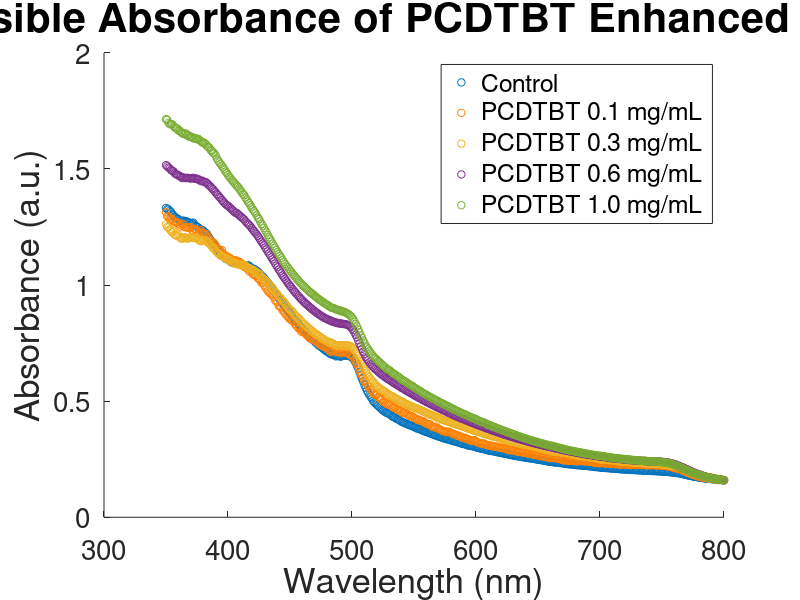

The MATLAB source for this figure: (Note: this script raises an error after producing the figure.)
x = [800
799
798
797
796
795
794
793
792
791
790
789
788
787
786
785
784
783
782
781
780
779
778
777
776
775
774
773
772
771
770
769
768
767
766
765
764
763
762
761
760
759
758
757
756
755
754
753
752
751
750
749
748
747
746
745
744
743
742
741
740
739
738
737
736
735
734
733
732
731
730
729
728
727
726
725
724
723
722
721
720
719
718
717
716
715
714
713
712
711
710
709
708
707
706
705
704
703
702
701
700
699
698
697
696
695
694
693
692
691
690
689
688
687
686
685
684
683
682
681
680
679
678
677
676
675
674
673
672
671
670
669
668
667
666
665
664
663
662
661
660
659
658
657
656
655
654
653
652
651
650
649
648
647
646
645
644
643
642
641
640
639
638
637
636
635
634
633
632
631
630
629
628
627
626
625
624
623
622
621
620
619
618
617
616
615
614
613
612
611
610
609
608
607
606
605
604
603
602
601
600
599
598
597
596
595
594
593
592
591
590
589
588
587
586
585
584
583
582
581
580
579
578
577
576
575
574
573
572
571
570
569
568
567
566
565
564
563
562
561
560
559
558
557
556
555
554
553
552
551
550
549
548
547
546
545
544
543
542
541
540
539
538
537
536
535
534
533
532
531
530
529
528
527
526
525
524
523
522
521
520
519
518
517
516
515
514
513
512
511
510
509
508
507
506
505
504
503
502
501
500
499
498
497
496
495
494
493
492
491
490
489
488
487
486
485
484
483
482
481
480
479
478
477
476
475
474
473
472
471
470
469
468
467
466
465
464
463
462
461
460
459
458
457
456
455
454
453
452
451
450
449
448
447
446
445
444
443
442
441
440
439
438
437
436
435
434
433
432
431
430
429
428
427
426
425
424
423
422
421
420
419
418
417
416
415
414
413
412
411
410
409
408
407
406
405
404
403
402
401
400
399
398
397
396
395
394
393
392
391
390
389
388
387
386
385
384
383
382
381
380
379
378
377
376
375
374
373
372
371
370
369
368
367
366
365
364
363
362
361
360
359
358
357
356
355
354
353
352
351
350]

Cont = [0.159517
0.160654
0.160325
0.161784
0.161342
0.161869
0.162596
0.163057
0.163527
0.16337
0.164579
0.165434
0.165239
0.165871
0.166278
0.166999
0.1676
0.169458
0.168897
0.170097
0.171286
0.171766
0.173467
0.173784
0.174648
0.175559
0.177205
0.17817
0.178847
0.180301
0.181953
0.182982
0.18384
0.185701
0.186957
0.188667
0.189373
0.19009
0.190263
0.191665
0.19251
0.193149
0.193252
0.194096
0.194097
0.195151
0.195435
0.196144
0.196509
0.196253
0.197124
0.197429
0.197464
0.198032
0.198572
0.198786
0.199081
0.199065
0.199161
0.199964
0.200174
0.200137
0.200927
0.200917
0.201008
0.200422
0.201703
0.202249
0.202094
0.202744
0.202363
0.202904
0.203621
0.203931
0.203599
0.204075
0.20516
0.204869
0.205294
0.205185
0.206495
0.205936
0.206584
0.206559
0.207121
0.207961
0.208573
0.208875
0.209689
0.209808
0.209607
0.210665
0.210839
0.211602
0.211821
0.212265
0.212206
0.212953
0.212823
0.213386
0.214327
0.215222
0.215933
0.216627
0.216188
0.217597
0.21807
0.218515
0.219334
0.220201
0.220675
0.221627
0.221712
0.222012
0.222696
0.223192
0.223736
0.224306
0.224545
0.224464
0.225415
0.226482
0.227174
0.227266
0.228481
0.228396
0.229055
0.229706
0.230827
0.231425
0.232538
0.233179
0.233352
0.234111
0.23425
0.235498
0.235655
0.236534
0.237864
0.238739
0.23905
0.239314
0.239789
0.242245
0.243369
0.243762
0.244286
0.246068
0.246581
0.247284
0.24796
0.249205
0.250112
0.251229
0.252475
0.252809
0.253347
0.254271
0.255023
0.255546
0.257627
0.257403
0.259046
0.259435
0.260432
0.261452
0.261907
0.263674
0.264459
0.265015
0.26662
0.267159
0.268728
0.269075
0.270534
0.272147
0.272857
0.274491
0.274924
0.276573
0.27704
0.278891
0.279732
0.280296
0.28171
0.283222
0.284219
0.285062
0.286157
0.286657
0.288516
0.289285
0.291297
0.29231
0.294272
0.294999
0.295806
0.296957
0.298769
0.299724
0.30185
0.302793
0.30511
0.306106
0.307223
0.308138
0.308924
0.310359
0.312689
0.314958
0.315371
0.316762
0.318178
0.320069
0.321776
0.323639
0.325887
0.325622
0.328506
0.329524
0.330975
0.333841
0.333653
0.336536
0.336909
0.338833
0.340352
0.342424
0.343913
0.346237
0.346723
0.350255
0.351243
0.353532
0.355381
0.357498
0.359056
0.361532
0.364443
0.365335
0.367366
0.368917
0.371601
0.373151
0.375986
0.378178
0.381015
0.381262
0.383866
0.386221
0.389119
0.391726
0.394895
0.395302
0.397296
0.399983
0.403443
0.403844
0.407586
0.409065
0.412015
0.414742
0.419428
0.421392
0.423732
0.428038
0.430647
0.43256
0.436129
0.441261
0.445521
0.446705
0.449734
0.452312
0.456718
0.459841
0.465116
0.469716
0.474523
0.480374
0.484904
0.490336
0.495569
0.501742
0.511297
0.518966
0.527539
0.536308
0.546089
0.558274
0.570415
0.585082
0.59727
0.611021
0.625843
0.641271
0.652899
0.664269
0.673703
0.682572
0.688766
0.690928
0.694062
0.694724
0.694984
0.696433
0.696065
0.695563
0.694487
0.691726
0.692672
0.695183
0.694955
0.693118
0.698492
0.699825
0.700712
0.703039
0.705277
0.710157
0.713891
0.716214
0.720692
0.724653
0.729548
0.734061
0.739974
0.740121
0.746886
0.751455
0.756193
0.762226
0.765457
0.77033
0.776812
0.781858
0.78703
0.793091
0.801139
0.806231
0.812317
0.814658
0.824809
0.831013
0.838966
0.842738
0.849095
0.855386
0.862501
0.869833
0.879398
0.885579
0.894135
0.898974
0.906107
0.913314
0.920822
0.930199
0.937296
0.94394
0.952311
0.959126
0.966726
0.972459
0.983698
0.991276
0.997567
1.004567
1.011359
1.016241
1.024124
1.031374
1.035447
1.040844
1.046595
1.052586
1.058557
1.06059
1.066313
1.068865
1.068657
1.07395
1.077238
1.083445
1.085806
1.082549
1.084714
1.084178
1.088383
1.087828
1.090028
1.095674
1.09328
1.095989
1.096408
1.097416
1.098054
1.097507
1.10337
1.10714
1.108297
1.113518
1.113568
1.122393
1.125576
1.132097
1.135316
1.142495
1.146114
1.152149
1.164912
1.171609
1.181952
1.185173
1.193886
1.202842
1.210324
1.220281
1.224847
1.228383
1.235481
1.237651
1.239256
1.240369
1.248479
1.250728
1.254671
1.260206
1.269063
1.267132
1.264215
1.26809
1.271023
1.272877
1.275663
1.273561
1.277957
1.275404
1.275203
1.279497
1.284662
1.285652
1.290344
1.292934
1.300545
1.304215
1.314661
1.319343
1.326259
1.326511
1.332092]

PCDTBT01 = [0.159517
0.160781
0.161319
0.162069
0.159795
0.161009
0.162333
0.163307
0.164642
0.164967
0.165404
0.166153
0.166157
0.167528
0.168759
0.17054
0.170018
0.17243
0.172187
0.175312
0.175322
0.176162
0.178795
0.18017
0.181961
0.184011
0.18541
0.186777
0.189903
0.191142
0.194244
0.19627
0.198687
0.200463
0.204107
0.207514
0.2066
0.207791
0.208547
0.211935
0.212729
0.213882
0.216544
0.216867
0.218441
0.219474
0.219891
0.22119
0.221354
0.221346
0.22274
0.223127
0.224262
0.223348
0.222754
0.222498
0.224878
0.225514
0.224292
0.2256
0.223916
0.224524
0.223755
0.223821
0.225135
0.226042
0.225168
0.226391
0.224367
0.225569
0.225175
0.224947
0.225017
0.22583
0.226244
0.226459
0.226134
0.225301
0.227709
0.227598
0.228422
0.228999
0.228862
0.226691
0.228113
0.22817
0.228705
0.23022
0.230735
0.230476
0.230768
0.231917
0.23103
0.232588
0.231088
0.23237
0.232254
0.233785
0.233401
0.234887
0.232785
0.233268
0.233586
0.235236
0.23486
0.23527
0.237616
0.238699
0.238894
0.24036
0.239979
0.241904
0.242186
0.241181
0.243529
0.2427
0.243891
0.242454
0.242069
0.240549
0.242471
0.242476
0.242672
0.243768
0.24303
0.243536
0.245541
0.244134
0.247297
0.244521
0.246541
0.249551
0.250338
0.251343
0.254843
0.252932
0.255094
0.255646
0.257674
0.25726
0.255032
0.255823
0.259147
0.259153
0.260644
0.262153
0.263417
0.263003
0.264714
0.265677
0.265539
0.268015
0.270207
0.269768
0.270918
0.271922
0.271988
0.274494
0.275823
0.275319
0.278306
0.27977
0.278315
0.280608
0.281162
0.283008
0.282981
0.28355
0.284996
0.286612
0.289267
0.28983
0.288189
0.291137
0.289826
0.295666
0.293415
0.29594
0.298836
0.300063
0.298937
0.299672
0.302188
0.303801
0.303597
0.304979
0.304603
0.307285
0.307779
0.30981
0.309976
0.310456
0.312428
0.316365
0.317672
0.318598
0.317333
0.318644
0.321319
0.323087
0.32754
0.331641
0.331407
0.32953
0.32957
0.332482
0.335402
0.336545
0.3393
0.342556
0.340328
0.343807
0.346525
0.348205
0.351115
0.351659
0.353578
0.357061
0.358009
0.359811
0.362505
0.366971
0.368037
0.368024
0.366984
0.370988
0.370556
0.372452
0.374971
0.378021
0.380561
0.383938
0.390183
0.387329
0.387896
0.388674
0.392301
0.400512
0.400327
0.400596
0.403764
0.405819
0.410375
0.414593
0.415624
0.416221
0.419915
0.41863
0.42312
0.426022
0.428681
0.433854
0.43499
0.436668
0.437779
0.443865
0.444784
0.451788
0.449719
0.448455
0.454716
0.459394
0.463021
0.462189
0.465413
0.471824
0.472257
0.472895
0.478014
0.484056
0.490886
0.488431
0.486611
0.492285
0.497574
0.497101
0.506893
0.507933
0.51328
0.51801
0.526965
0.526996
0.529877
0.536445
0.54692
0.54899
0.560987
0.567287
0.57206
0.580589
0.589338
0.604646
0.612134
0.62341
0.638647
0.64991
0.661654
0.669866
0.67956
0.688978
0.694517
0.699264
0.700459
0.711362
0.708246
0.708181
0.712901
0.716356
0.712576
0.706067
0.711473
0.712739
0.714415
0.710994
0.719504
0.717885
0.720282
0.712435
0.717996
0.722824
0.731413
0.734406
0.732573
0.736503
0.73969
0.740962
0.748657
0.745775
0.755105
0.757994
0.760455
0.764561
0.767054
0.772076
0.770801
0.775918
0.784012
0.786981
0.795144
0.796345
0.802378
0.799185
0.810031
0.813264
0.82038
0.825876
0.833052
0.841587
0.845679
0.84867
0.853592
0.859836
0.864801
0.871796
0.878154
0.886065
0.891637
0.902554
0.907029
0.910801
0.926634
0.929865
0.934663
0.947411
0.955901
0.95951
0.964831
0.969819
0.974808
0.983035
0.991476
1.001462
1.010042
1.009994
1.021513
1.026742
1.029716
1.038333
1.0438
1.046053
1.045505
1.064545
1.062785
1.059083
1.070767
1.073701
1.075935
1.079132
1.088778
1.088659
1.097346
1.099219
1.101989
1.104842
1.106853
1.102084
1.107332
1.111137
1.112862
1.118911
1.118844
1.120373
1.127804
1.126732
1.136266
1.150644
1.146861
1.153742
1.155571
1.15761
1.170153
1.179075
1.184157
1.183559
1.186891
1.198415
1.19874
1.218292
1.213801
1.220849
1.22472
1.226795
1.236475
1.227631
1.221633
1.233076
1.238928
1.242581
1.235357
1.237979
1.249586
1.246732
1.247708
1.248062
1.249331
1.24943
1.259913
1.264177
1.257129
1.251526
1.264781
1.27104
1.267645
1.27325
1.274735
1.285348
1.283661
1.282223
1.294123
1.296119
1.313574]
    
PCDTBT03 = [0.159517
0.161567
0.162309
0.163428
0.163416
0.164343
0.165816
0.166062
0.167471
0.169254
0.170894
0.172341
0.173039
0.172564
0.174671
0.174677
0.176406
0.179182
0.180153
0.181642
0.183191
0.185012
0.187253
0.189019
0.190618
0.193127
0.194764
0.196739
0.19943
0.201009
0.203521
0.205284
0.206671
0.20936
0.212762
0.216575
0.219089
0.218342
0.21801
0.220354
0.220716
0.222577
0.22273
0.223059
0.223227
0.225522
0.226027
0.227765
0.22701
0.228165
0.228169
0.228754
0.22985
0.229158
0.229373
0.229196
0.230524
0.231088
0.230774
0.230546
0.231484
0.232082
0.231547
0.231329
0.231898
0.231964
0.233965
0.234705
0.23498
0.23447
0.234399
0.235008
0.236192
0.236677
0.237028
0.23716
0.237373
0.237868
0.238346
0.238715
0.238895
0.23932
0.240544
0.240213
0.241096
0.242124
0.243417
0.244023
0.24538
0.245827
0.245613
0.245902
0.245774
0.246762
0.248151
0.248034
0.248791
0.24918
0.247901
0.248672
0.250534
0.252774
0.253237
0.254253
0.254626
0.255574
0.256485
0.257096
0.259296
0.259825
0.26028
0.261285
0.26188
0.262264
0.263035
0.264384
0.264776
0.265211
0.265764
0.266438
0.267741
0.269326
0.270547
0.271288
0.273492
0.273405
0.2759
0.276413
0.277607
0.277682
0.278746
0.279621
0.280968
0.281977
0.280457
0.282198
0.281824
0.283755
0.283926
0.28486
0.286767
0.288464
0.289864
0.291058
0.292766
0.293171
0.294091
0.295177
0.297162
0.298919
0.299034
0.301805
0.302847
0.303878
0.304469
0.306497
0.307331
0.309061
0.309451
0.311214
0.311733
0.312768
0.314204
0.315318
0.316047
0.318496
0.319234
0.319675
0.32201
0.32257
0.325211
0.324929
0.32638
0.328105
0.329198
0.331514
0.33257
0.334279
0.336654
0.337401
0.339016
0.340875
0.343257
0.344078
0.346086
0.347423
0.347633
0.349393
0.35036
0.352762
0.354656
0.356438
0.357631
0.358762
0.359804
0.362366
0.364547
0.366051
0.368351
0.368739
0.370328
0.372206
0.373933
0.37746
0.378338
0.37989
0.382099
0.383091
0.385392
0.387473
0.389142
0.391089
0.393058
0.394106
0.396642
0.398783
0.399824
0.401816
0.403727
0.406034
0.407409
0.409565
0.410762
0.412654
0.414875
0.416393
0.418477
0.42052
0.422581
0.425715
0.428066
0.429654
0.431981
0.433812
0.436952
0.438616
0.440904
0.44183
0.445216
0.447859
0.450083
0.452202
0.456433
0.457022
0.459998
0.461936
0.464441
0.466738
0.469085
0.470292
0.473034
0.474384
0.477245
0.480991
0.482144
0.485269
0.486484
0.489102
0.493478
0.496507
0.499487
0.499527
0.504609
0.506745
0.510046
0.511206
0.515221
0.520221
0.519742
0.52444
0.52681
0.531374
0.534393
0.539857
0.540667
0.545951
0.548448
0.553087
0.556191
0.561059
0.564893
0.571812
0.576682
0.58316
0.589799
0.595851
0.603799
0.609305
0.618896
0.62903
0.63939
0.649607
0.661814
0.672787
0.684248
0.695728
0.704601
0.713721
0.721729
0.72693
0.732863
0.736273
0.73658
0.740276
0.739533
0.741308
0.740552
0.738763
0.740939
0.74084
0.739561
0.738883
0.740564
0.741134
0.743087
0.745289
0.749314
0.752969
0.752532
0.754264
0.757848
0.760158
0.763209
0.76695
0.770903
0.772189
0.778983
0.781611
0.784402
0.789781
0.791929
0.798169
0.800624
0.805152
0.810348
0.81372
0.819022
0.823474
0.829882
0.833534
0.838895
0.843677
0.850924
0.857013
0.861264
0.866056
0.871266
0.877157
0.885805
0.890539
0.894122
0.899482
0.907148
0.914595
0.922011
0.928441
0.93261
0.940599
0.944801
0.950078
0.958705
0.965498
0.970151
0.977483
0.984645
0.992338
0.997612
1.004597
1.010311
1.015945
1.019321
1.025729
1.030258
1.035531
1.042626
1.050174
1.048146
1.0534
1.059778
1.062366
1.065565
1.067019
1.070348
1.074161
1.074267
1.076958
1.085227
1.085142
1.082998
1.087077
1.088784
1.090023
1.087789
1.092785
1.092662
1.093265
1.094734
1.103362
1.108098
1.105258
1.106956
1.112447
1.116564
1.11967
1.123183
1.12504
1.126178
1.1353
1.136069
1.142974
1.147211
1.156078
1.158783
1.166214
1.172784
1.17892
1.182503
1.187327
1.191216
1.192222
1.195661
1.190871
1.188182
1.194495
1.195301
1.200764
1.203069
1.20406
1.203103
1.203255
1.204268
1.204421
1.201021
1.200341
1.202844
1.206367
1.203645
1.199132
1.200571
1.207699
1.216659
1.211124
1.214384
1.216555
1.230987
1.227044
1.233405
1.240414
1.248256
1.250262
1.261707]

PCDTBT06 = [0.159517
0.159893
0.160841
0.161381
0.16303
0.164299
0.164018
0.165293
0.166085
0.167531
0.168724
0.169614
0.170839
0.172369
0.17363
0.174806
0.176977
0.177933
0.179677
0.182314
0.183916
0.185387
0.187637
0.18945
0.191881
0.194215
0.196392
0.19924
0.201195
0.203898
0.206536
0.209018
0.210858
0.213797
0.21624
0.217993
0.220121
0.222423
0.224749
0.226969
0.228705
0.230492
0.231494
0.233149
0.234244
0.235775
0.235811
0.236695
0.237642
0.238006
0.238695
0.238936
0.239814
0.239706
0.239549
0.240168
0.240586
0.240061
0.240258
0.240662
0.240855
0.241239
0.241178
0.242438
0.242047
0.242514
0.242937
0.243017
0.243119
0.24389
0.243829
0.243979
0.244944
0.245598
0.245496
0.246206
0.246664
0.246607
0.247594
0.247974
0.248433
0.249272
0.249964
0.250326
0.251026
0.251282
0.252048
0.252272
0.252981
0.253652
0.254001
0.254468
0.25592
0.256713
0.257147
0.258021
0.258868
0.260022
0.260676
0.261542
0.262096
0.262861
0.263621
0.264453
0.265031
0.265839
0.266315
0.267331
0.268323
0.269319
0.269848
0.270666
0.271471
0.272546
0.273861
0.274663
0.275739
0.276746
0.277492
0.278683
0.27974
0.28078
0.281745
0.282815
0.283857
0.284636
0.285727
0.286623
0.288149
0.289192
0.289777
0.291389
0.292578
0.293796
0.294517
0.295327
0.297065
0.298543
0.299708
0.300827
0.302488
0.303132
0.304921
0.305704
0.307316
0.307991
0.309395
0.310906
0.312364
0.313453
0.315096
0.315905
0.317421
0.318579
0.320255
0.321456
0.322867
0.324192
0.326275
0.327082
0.329102
0.330687
0.332477
0.333381
0.334859
0.336728
0.338346
0.339481
0.341357
0.342999
0.344987
0.346436
0.347833
0.349481
0.351605
0.352934
0.354842
0.356185
0.35783
0.359885
0.36181
0.363779
0.365537
0.367131
0.36926
0.371099
0.372972
0.374635
0.376811
0.3787
0.381176
0.382435
0.384793
0.386673
0.388559
0.390612
0.392785
0.394516
0.396113
0.398337
0.400497
0.402676
0.404954
0.406731
0.408987
0.411035
0.413403
0.415553
0.41781
0.419938
0.422242
0.4235
0.426075
0.428146
0.43053
0.433155
0.435496
0.437617
0.439923
0.44254
0.445181
0.447682
0.449738
0.452355
0.455037
0.457842
0.460138
0.462573
0.465274
0.467678
0.470168
0.472833
0.475537
0.478025
0.480572
0.483442
0.486111
0.488833
0.491644
0.494151
0.497102
0.499841
0.50282
0.505638
0.508402
0.511601
0.514211
0.517655
0.520295
0.523383
0.526525
0.529933
0.532962
0.535596
0.538574
0.541686
0.544924
0.548423
0.551549
0.554566
0.557759
0.561084
0.564982
0.568015
0.571492
0.57473
0.577883
0.581348
0.584918
0.588695
0.592171
0.595445
0.598666
0.602958
0.606759
0.610939
0.614338
0.618723
0.62298
0.628259
0.632943
0.63733
0.642236
0.647914
0.654531
0.660835
0.667988
0.675391
0.682848
0.691235
0.702655
0.71305
0.725251
0.736866
0.748993
0.761973
0.775106
0.785281
0.796248
0.805884
0.81255
0.819042
0.823553
0.826934
0.82959
0.831091
0.831869
0.832237
0.833297
0.834928
0.835004
0.83518
0.836878
0.838442
0.839899
0.841415
0.843802
0.845784
0.848195
0.850383
0.852938
0.855777
0.85801
0.860844
0.864855
0.867586
0.871298
0.875552
0.878787
0.882984
0.88739
0.891223
0.89555
0.899843
0.904213
0.90941
0.914171
0.918238
0.923806
0.9285
0.934308
0.940051
0.945239
0.951573
0.957421
0.963517
0.97021
0.976429
0.982623
0.990695
0.996321
1.00339
1.011005
1.01941
1.027231
1.034252
1.041502
1.05066
1.059287
1.067029
1.0768
1.08424
1.093025
1.102752
1.110941
1.119359
1.127617
1.136136
1.144775
1.153918
1.16185
1.172315
1.17932
1.187445
1.19505
1.204094
1.211584
1.219412
1.225873
1.232234
1.23877
1.245507
1.252822
1.259072
1.265016
1.269094
1.275819
1.282931
1.286199
1.292579
1.295479
1.301309
1.305261
1.310973
1.310978
1.315817
1.321012
1.325833
1.331509
1.336279
1.341265
1.344735
1.348825
1.355018
1.360533
1.366533
1.374697
1.37942
1.386729
1.391756
1.399677
1.405144
1.412159
1.417122
1.423706
1.428397
1.433072
1.439627
1.442985
1.443545
1.447005
1.449816
1.447591
1.452102
1.456184
1.45632
1.459675
1.457725
1.461823
1.460688
1.459507
1.459558
1.461263
1.461855
1.460772
1.46153
1.463092
1.460973
1.466819
1.468986
1.472281
1.476131
1.477414
1.481752
1.489737
1.492
1.495549
1.50256
1.506153
1.511748
1.516717]

PCDTBT10 = [0.159517
0.160825
0.160969
0.1621
0.163148
0.163498
0.163837
0.164635
0.166007
0.166862
0.168113
0.169305
0.170194
0.171262
0.172607
0.174084
0.175693
0.176455
0.178316
0.180409
0.182038
0.184033
0.185387
0.186913
0.189172
0.191188
0.193723
0.195631
0.198141
0.200333
0.203082
0.20502
0.207132
0.210138
0.213119
0.213832
0.215789
0.218899
0.222049
0.223587
0.225324
0.227054
0.228999
0.230911
0.231313
0.233641
0.234283
0.235606
0.236352
0.236765
0.237479
0.237399
0.238851
0.239047
0.239369
0.240615
0.240853
0.240122
0.24044
0.240753
0.24125
0.241514
0.241834
0.243038
0.24341
0.243425
0.24303
0.243715
0.243975
0.244488
0.245045
0.245329
0.245886
0.246772
0.246736
0.247687
0.248287
0.248514
0.248955
0.249834
0.250537
0.251103
0.251463
0.251765
0.252181
0.253581
0.253889
0.254411
0.25473
0.255848
0.256318
0.256811
0.258216
0.25917
0.25948
0.260407
0.261521
0.262902
0.263348
0.264204
0.264494
0.264851
0.265421
0.266762
0.267478
0.268516
0.269164
0.269933
0.27141
0.272509
0.273071
0.273984
0.27499
0.275964
0.277247
0.27826
0.279447
0.280638
0.281216
0.282177
0.282984
0.284299
0.285335
0.286503
0.287449
0.288635
0.289631
0.290998
0.292636
0.29367
0.294787
0.296791
0.297573
0.298837
0.300532
0.302101
0.303507
0.305387
0.3066
0.307726
0.309035
0.308901
0.311136
0.31268
0.313768
0.315371
0.317315
0.318743
0.319696
0.321304
0.32257
0.324599
0.325856
0.327077
0.329078
0.330613
0.332282
0.334067
0.335811
0.33754
0.339011
0.340771
0.343141
0.344467
0.346172
0.348488
0.34991
0.351467
0.353619
0.355892
0.357683
0.359833
0.36186
0.363034
0.365386
0.367596
0.369809
0.371871
0.373458
0.37572
0.377634
0.379691
0.381588
0.383965
0.385701
0.388018
0.389812
0.392251
0.394711
0.397052
0.399158
0.400237
0.403818
0.406334
0.408381
0.409841
0.41206
0.414169
0.415845
0.4191
0.421863
0.424697
0.4268
0.427938
0.430507
0.432576
0.435249
0.437634
0.440844
0.443323
0.444857
0.447338
0.449888
0.452161
0.454936
0.457442
0.459685
0.462329
0.465542
0.467718
0.470177
0.473325
0.476636
0.479091
0.48143
0.48417
0.487085
0.489902
0.491862
0.494737
0.497699
0.500699
0.503459
0.506359
0.508447
0.511976
0.514803
0.51818
0.521004
0.523532
0.527085
0.529901
0.532956
0.536184
0.539525
0.54318
0.546268
0.549564
0.552145
0.555804
0.559852
0.563869
0.566952
0.569595
0.572565
0.576876
0.580612
0.584154
0.587107
0.589288
0.593164
0.597693
0.60276
0.605566
0.60945
0.613526
0.616998
0.619747
0.624151
0.629863
0.633656
0.636108
0.638437
0.644169
0.64906
0.653147
0.657997
0.663165
0.668061
0.672649
0.678543
0.683526
0.688177
0.693527
0.701329
0.708331
0.715687
0.723182
0.731219
0.73969
0.750793
0.761236
0.773233
0.783169
0.796776
0.809254
0.8214
0.832215
0.842426
0.852065
0.860526
0.866329
0.871496
0.874818
0.878289
0.881079
0.88438
0.886104
0.886455
0.888079
0.890734
0.892523
0.893552
0.895624
0.89865
0.901119
0.901906
0.903295
0.907314
0.910913
0.914657
0.918084
0.921133
0.924817
0.928852
0.93233
0.936278
0.940286
0.944049
0.948705
0.95289
0.957489
0.962311
0.965644
0.97016
0.975014
0.980703
0.985006
0.990737
0.99595
0.999803
1.005758
1.011413
1.017784
1.023814
1.030419
1.036733
1.043075
1.049241
1.056715
1.062718
1.070304
1.07749
1.083936
1.091584
1.099473
1.107858
1.117555
1.125416
1.133218
1.141467
1.150941
1.160351
1.169435
1.178055
1.187816
1.196814
1.205897
1.215726
1.226586
1.235808
1.245948
1.256297
1.263521
1.273813
1.283924
1.290685
1.300953
1.311477
1.318372
1.325575
1.334897
1.3435
1.352887
1.359295
1.369186
1.376844
1.387794
1.392053
1.400621
1.407402
1.41569
1.423111
1.427872
1.434649
1.440691
1.44684
1.453077
1.460267
1.467182
1.473835
1.482771
1.488972
1.499212
1.506229
1.514626
1.522014
1.528468
1.536701
1.54651
1.558642
1.567663
1.568694
1.577324
1.580923
1.592057
1.594273
1.599592
1.607808
1.610925
1.614941
1.614292
1.620161
1.625005
1.630136
1.627941
1.631745
1.63123
1.632321
1.63791
1.638492
1.637979
1.645397
1.644803
1.653252
1.650052
1.652103
1.653867
1.659282
1.665308
1.665817
1.674831
1.674947
1.678729
1.685641
1.692255
1.693482
1.693003
1.69896
1.711662
1.714797]
%____________________________________________________________________________%

fig = scatter(x,Cont, 30, [ 0    0.4470    0.7410]); 
hold on 
scatter(x,PCDTBT01, 30, [1.0, 0.5, 0.0]);
scatter(x,PCDTBT03, 30, [    0.9290    0.6940    0.1250]);
scatter(x,PCDTBT06, 30, [0.4940    0.1840    0.5560]);
scatter(x,PCDTBT10, 30, [  0.4660    0.6740    0.1880]);

set(gca,'fontsize',20)

title('UV-Visible Absorbance of PCDTBT Enhanced MAPbI_3', 'FontSize', 30);
set(xlabel('Wavelength (nm)', 'FontSize', 25));
set(ylabel('Absorbance (a.u.)', 'FontSize', 25));


lng = legend('Control', 'PCDTBT 0.1 mg/mL', 'PCDTBT 0.3 mg/mL', 'PCDTBT 0.6 mg/mL', 'PCDTBT 1.0 mg/mL')
lng.FontSize = 20;
fig = gcf;
fig.PaperUnits = 'inches';
fig.PaperPosition = [ 0 0 12 10];
print('PCDTBT350-800', '-dpng', '-r0');
